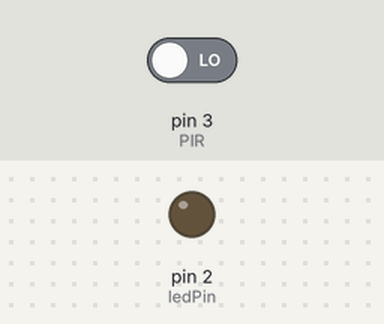
Bench run of a sketch on a simulated Arduino Uno, built with avr-gcc and run on an emulated ATmega328P. Shown: output pins drawn as LEDs (lit = HIGH). The inputs (shaded band) are chosen by the test bench; at power-on: pin 3 (PIR) LOW.

Above: at 1.2 s.
1.3 s: pin 3 (PIR) driven HIGH
At 1.6 s:
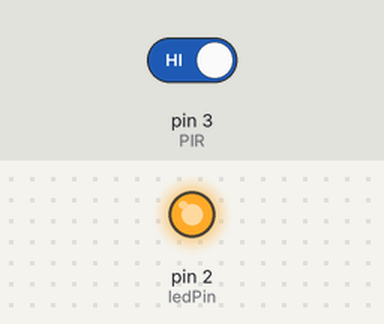
2.8 s: pin 3 (PIR) driven LOW
At 4.0 s:
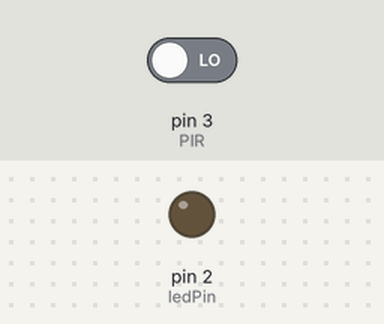
Timing chart, 0 to 5.8 s (numbered marks = the images above; inputs shaded):
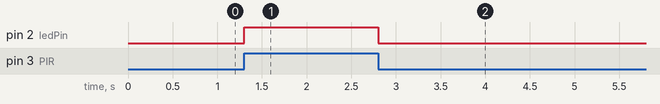

Measured:
- after the input at 1.3 s, pin 2 (ledPin): LOW → HIGH at once
- after the input at 2.8 s, pin 2 (ledPin): HIGH → LOW at once

The sketch:

PIR_sensor.ino
```cpp
#define ledPin 2
#define PIR 3


void setup() {
  // put your setup code here, to run once:
  pinMode(ledPin,OUTPUT);
  pinMode(PIR,INPUT);

}

void loop() {
  int motion = digitalRead(PIR);

  digitalWrite(ledPin,motion);

}
```
